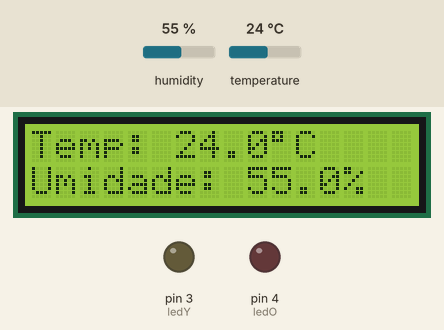
Simulated run of this sketch. Board: Arduino Uno, built with avr-gcc and run on an emulated ATmega328P. On the bench: 16×2 character LCD, output pins drawn as LEDs (lit = HIGH). Inputs (shaded band) come from the test bench; at power-on: humidity 55 %, temperature 24 °C. What the sketch prints to the serial monitor is not drawn.

Above: at 2.7 s.
2.8 s: humidity set to 41 %
At 4.7 s:
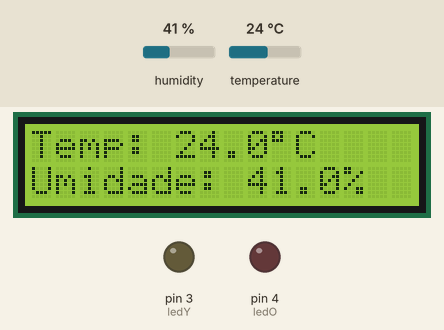
5.8 s: humidity set to 38 %
At 7.5 s:
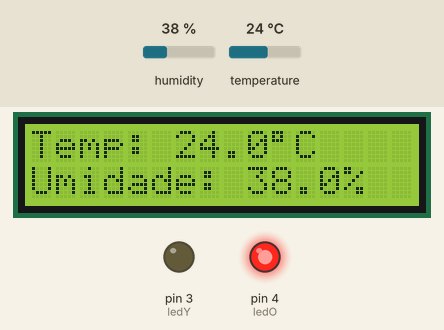
12.2 s: temperature set to 27.4 °C
At 13.6 s:
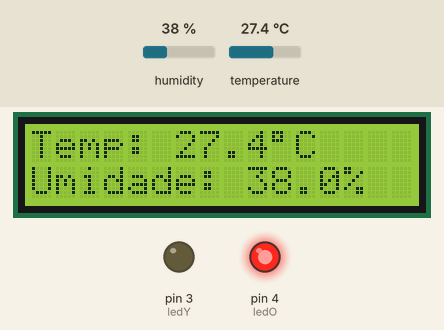
15.2 s: temperature set to 28.6 °C
At 16.8 s:
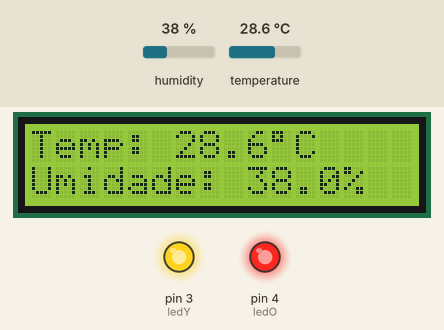
18.2 s: humidity set to 40 %
At 19.7 s:
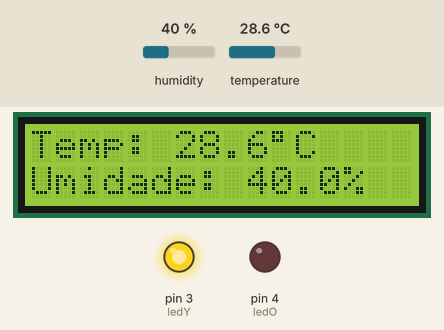
Timing chart, 0 to 21.2 s (numbered marks = the images above; inputs shaded):
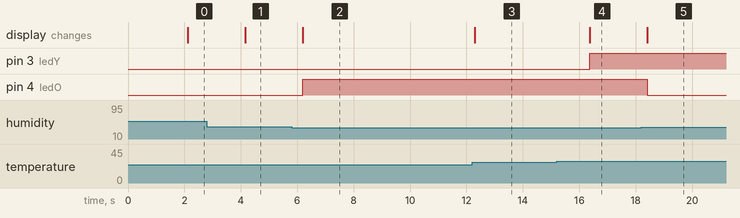

The sketch:

sketch.ino
```cpp
#include <Adafruit_Sensor.h>
#include <DHT.h>
#include <Wire.h>
#include <LiquidCrystal_I2C.h>

#define DHTPIN 2
#define DHTTYPE DHT22

LiquidCrystal_I2C lcd(0x27, 16, 2);
DHT dht(DHTPIN, DHTTYPE);

int ledY = 3; // LED para temperatura alta
int ledO = 4; // LED para umidade baixa

void setup() {
  Serial.begin(9600);
  Wire.begin();
  dht.begin();

  lcd.init();
  lcd.backlight();
  lcd.clear();
  lcd.setCursor(0, 0);
  lcd.print("Inicializando...");

  pinMode(ledY, OUTPUT);
  pinMode(ledO, OUTPUT);
}

void loop() {
  delay(2000);

  float humidity = dht.readHumidity();
  float temperature = dht.readTemperature();

  if (isnan(temperature) || isnan(humidity)) {
    Serial.println("Falha ao ler o sensor!");
    lcd.clear();
    lcd.setCursor(0, 0);
    lcd.print("Erro no Sensor");
    return;
  }

  // Exibe valores
  lcd.clear();
  lcd.setCursor(0, 0);
  lcd.print("Temp: ");
  lcd.print(temperature, 1);
  lcd.write(0xDF);
  lcd.print("C");

  lcd.setCursor(0, 1);
  lcd.print("Umidade: ");
  lcd.print(humidity, 1);
  lcd.print("%");

  // LED controle
  if (temperature > 28) {
    digitalWrite(ledY, HIGH);
  } else {
    digitalWrite(ledY, LOW);
  }

  if (humidity < 40) {
    digitalWrite(ledO, HIGH);
  } else {
    digitalWrite(ledO, LOW);
  }


  Serial.print("Temperatura: ");
  Serial.print(temperature);
  Serial.print(" *C  ");
  Serial.print("Umidade: ");
  Serial.print(humidity);
  Serial.println(" %");
}
```

Measured:
- the behaviour switches between 40 and 39 % on humidity (found by bisection; images 1 and 2)
- the behaviour switches between 28 and 28.1 °C on temperature (found by bisection; images 3 and 4)
- after the input at 2.8 s, the display: changes after 1.4 s (image 1)
- after the input at 5.8 s, pin 4 (ledO): LOW → HIGH after 0.39 s; the display: changes after 0.39 s (image 2)
- after the input at 12.2 s, the display: changes after 0.10 s (image 3)
- after the input at 15.2 s, pin 3 (ledY): LOW → HIGH after 1.2 s; the display: changes after 1.2 s (image 4)
- after the input at 18.2 s, pin 4 (ledO): HIGH → LOW after 0.20 s; the display: changes after 0.20 s (image 5)
